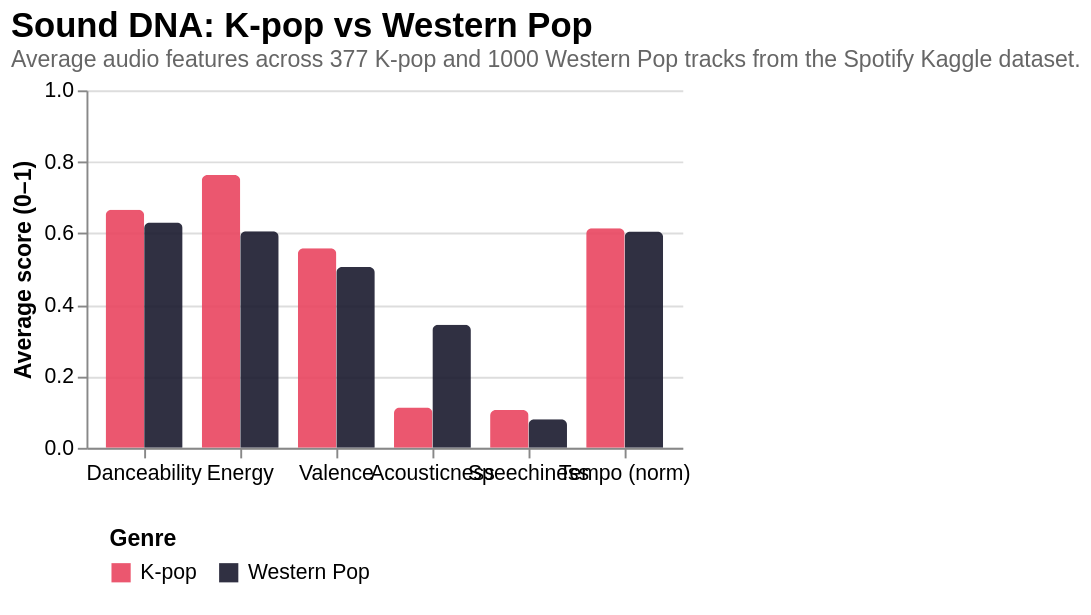

This figure's Vega-Lite source:
### Vega-Lite specification from a JSON file in a GitHub repository (floating-point values rounded to 4 significant figures)
{"title": {"text": "Sound DNA: K-pop vs Western Pop", "subtitle": "Average audio features across 377 K-pop and 1000 Western Pop tracks from the Spotify Kaggle dataset.", "anchor": "start", "fontSize": 18, "subtitleFontSize": 12, "subtitleColor": "#666"}, "width": "container", "height": 320, "autosize": {"type": "fit-x", "contains": "padding"}, "config": {"view": {"stroke": null}, "axis": {"labelFontSize": 11, "titleFontSize": 12}, "legend": {"orient": "bottom", "titleFontSize": 12, "labelFontSize": 11, "padding": 12, "offset": 12, "columns": 0}}, "data": {"values": [{"feature": "Danceability", "genre": "K-pop", "value": 0.666}, {"feature": "Energy", "genre": "K-pop", "value": 0.763}, {"feature": "Valence", "genre": "K-pop", "value": 0.558}, {"feature": "Acousticness", "genre": "K-pop", "value": 0.113}, {"feature": "Speechiness", "genre": "K-pop", "value": 0.106}, {"feature": "Danceability", "genre": "Western Pop", "value": 0.63}, {"feature": "Energy", "genre": "Western Pop", "value": 0.606}, {"feature": "Valence", "genre": "Western Pop", "value": 0.506}, {"feature": "Acousticness", "genre": "Western Pop", "value": 0.344}, {"feature": "Speechiness", "genre": "Western Pop", "value": 0.08}, {"feature": "Tempo (norm)", "genre": "K-pop", "value": 0.614}, {"feature": "Tempo (norm)", "genre": "Western Pop", "value": 0.605}]}, "mark": {"type": "bar", "cornerRadiusEnd": 3, "opacity": 0.9}, "encoding": {"x": {"field": "feature", "type": "nominal", "title": null, "axis": {"labelAngle": 0}, "sort": ["Danceability", "Energy", "Valence", "Acousticness", "Speechiness", "Tempo (norm)"]}, "xOffset": {"field": "genre", "type": "nominal"}, "y": {"field": "value", "type": "quantitative", "title": "Average score (0–1)", "scale": {"domain": [0, 1]}}, "color": {"field": "genre", "type": "nominal", "title": "Genre", "scale": {"domain": ["K-pop", "Western Pop"], "range": ["#e94560", "#1a1a2e"]}, "legend": {"orient": "bottom"}}, "tooltip": [{"field": "feature", "title": "Feature"}, {"field": "genre", "title": "Genre"}, {"field": "value", "title": "Score", "format": ".3f"}]}, "$schema": "https://vega.github.io/schema/vega-lite/v5.json"}
